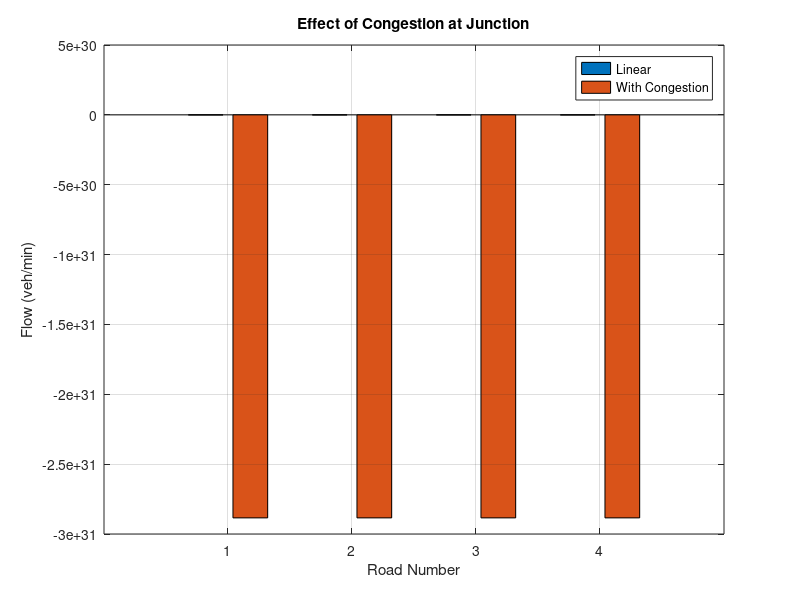

The MATLAB source for this figure: (Note: this script raises an error after producing the figure.)
clc; clear; close all;

%% -------------------------------
% PART 1 : Linear Intersection Flow (LAB 3)
%% -------------------------------

A = [0.3 0.2 0.1 0.4;
     0.2 0.3 0.4 0.1;
     0.1 0.4 0.2 0.3;
     0.4 0.1 0.3 0.2];

B = [180;160;150;170];

X_linear = A\B;   % Linear solution

disp('Linear Traffic Flow (veh/min)')
disp(X_linear)

%% -------------------------------
% PART 2 : Congestion Effect (Nonlinear)  (LAB 5 concept)
%% -------------------------------

alpha = 0.0005;  % congestion parameter

X_cong = X_linear .* (1 - alpha*X_linear);

disp('Traffic Flow with Congestion Effect (veh/min)')
disp(X_cong)

% Comparison plot
figure
bar([X_linear X_cong])
legend('Linear','With Congestion')
xlabel('Road Number')
ylabel('Flow (veh/min)')
title('Effect of Congestion at Junction')
grid on


%% -------------------------------
% PART 3 : Kinetic Theory Model
%% -------------------------------

k = linspace(0,200,100);   % Density
vmax = 60;                 % Max velocity
kmax = 200;

v = vmax*(1 - k/kmax);     % Velocity-density relation
q = k.*v;                  % Flow

figure

yyaxis left
plot(k,q,'LineWidth',2)
ylabel('Flow q (veh/hr)')

yyaxis right
plot(k,v,'--','LineWidth',2)
ylabel('Velocity v (km/hr)')

xlabel('Density k (veh/km)')
title('Relationship between Density (k), Velocity (v) and Flow (q)')
legend('Flow q','Velocity v')
grid on


%% -------------------------------
% PART 4 : Real Traffic Simulation (Euler Method - LAB 1)
%% -------------------------------

dt = 0.1;           % time step
T = 20;             % total time
time = 0:dt:T;

% Initial vehicles waiting on each road
x = zeros(4,length(time));
x(:,1) = [50; 40; 60; 30];   % initial vehicles

inflow = [20; 25; 15; 18];   % vehicles entering per min

for t = 1:length(time)-1
    
    outflow = x(:,t).*(1 - alpha*x(:,t));   % congestion nonlinear outflow
    
    dxdt = inflow - outflow;  % conservation
    
    x(:,t+1) = x(:,t) + dt*dxdt;   % Euler update
    
end

% Plot simulation
figure
plot(time,x(1,:),time,x(2,:),time,x(3,:),time,x(4,:),'LineWidth',1.5)
legend('North','South','East','West')
xlabel('Time (min)')
ylabel('Vehicles Waiting')
title('Real Time Traffic Simulation with Congestion')
grid on
